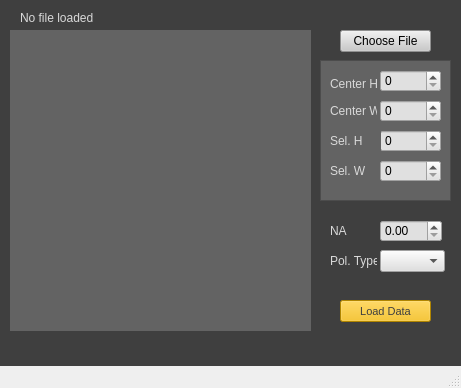
<?xml version="1.0" encoding="UTF-8"?>
<ui version="4.0">
 <class>MainWindow</class>
 <widget class="QMainWindow" name="MainWindow">
  <property name="geometry">
   <rect>
    <x>0</x>
    <y>0</y>
    <width>461</width>
    <height>388</height>
   </rect>
  </property>
  <property name="windowTitle">
   <string>MainWindow</string>
  </property>
  <property name="autoFillBackground">
   <bool>false</bool>
  </property>
  <widget class="QWidget" name="centralWidget">
   <property name="styleSheet">
    <string notr="true">background-color: rgb(63, 63, 63);
border-color: rgb(217, 217, 217);</string>
   </property>
   <widget class="QWidget" name="CanvasPlaceholder" native="true">
    <property name="geometry">
     <rect>
      <x>10</x>
      <y>30</y>
      <width>301</width>
      <height>301</height>
     </rect>
    </property>
    <property name="styleSheet">
     <string notr="true">border-color: rgb(190, 190, 190);
background-color: rgb(99, 99, 99);</string>
    </property>
   </widget>
   <widget class="QPushButton" name="chooseButton">
    <property name="geometry">
     <rect>
      <x>340</x>
      <y>30</y>
      <width>91</width>
      <height>22</height>
     </rect>
    </property>
    <property name="styleSheet">
     <string notr="true">background-color: rgb(202, 202, 202);</string>
    </property>
    <property name="text">
     <string>Choose File</string>
    </property>
   </widget>
   <widget class="QLabel" name="activeFile">
    <property name="geometry">
     <rect>
      <x>20</x>
      <y>10</y>
      <width>411</width>
      <height>16</height>
     </rect>
    </property>
    <property name="styleSheet">
     <string notr="true">color: rgb(217, 217, 217);</string>
    </property>
    <property name="text">
     <string>No file loaded</string>
    </property>
   </widget>
   <widget class="QFrame" name="roiFrame">
    <property name="geometry">
     <rect>
      <x>320</x>
      <y>60</y>
      <width>131</width>
      <height>141</height>
     </rect>
    </property>
    <property name="styleSheet">
     <string notr="true">background-color: rgb(99, 99, 99);
border-color: rgb(217, 217, 217);</string>
    </property>
    <property name="frameShape">
     <enum>QFrame::StyledPanel</enum>
    </property>
    <property name="frameShadow">
     <enum>QFrame::Raised</enum>
    </property>
    <property name="lineWidth">
     <number>1</number>
    </property>
    <property name="midLineWidth">
     <number>1</number>
    </property>
    <widget class="QSpinBox" name="spinBox">
     <property name="geometry">
      <rect>
       <x>60</x>
       <y>10</y>
       <width>61</width>
       <height>22</height>
      </rect>
     </property>
     <property name="styleSheet">
      <string notr="true">background-color: rgb(224, 224, 224);</string>
     </property>
    </widget>
    <widget class="QSpinBox" name="spinBox_2">
     <property name="geometry">
      <rect>
       <x>60</x>
       <y>40</y>
       <width>61</width>
       <height>22</height>
      </rect>
     </property>
     <property name="styleSheet">
      <string notr="true">background-color: rgb(224, 224, 224);</string>
     </property>
    </widget>
    <widget class="QSpinBox" name="spinBox_3">
     <property name="geometry">
      <rect>
       <x>60</x>
       <y>70</y>
       <width>61</width>
       <height>22</height>
      </rect>
     </property>
     <property name="styleSheet">
      <string notr="true">background-color: rgb(224, 224, 224);</string>
     </property>
    </widget>
    <widget class="QSpinBox" name="spinBox_4">
     <property name="geometry">
      <rect>
       <x>60</x>
       <y>100</y>
       <width>61</width>
       <height>22</height>
      </rect>
     </property>
     <property name="styleSheet">
      <string notr="true">background-color: rgb(224, 224, 224);</string>
     </property>
    </widget>
    <widget class="QLabel" name="label">
     <property name="geometry">
      <rect>
       <x>10</x>
       <y>13</y>
       <width>47</width>
       <height>21</height>
      </rect>
     </property>
     <property name="styleSheet">
      <string notr="true">color: rgb(217, 217, 217);</string>
     </property>
     <property name="text">
      <string>Center H</string>
     </property>
    </widget>
    <widget class="QLabel" name="label_2">
     <property name="geometry">
      <rect>
       <x>10</x>
       <y>40</y>
       <width>47</width>
       <height>21</height>
      </rect>
     </property>
     <property name="styleSheet">
      <string notr="true">color: rgb(217, 217, 217);</string>
     </property>
     <property name="text">
      <string>Center W</string>
     </property>
    </widget>
    <widget class="QLabel" name="label_3">
     <property name="geometry">
      <rect>
       <x>10</x>
       <y>70</y>
       <width>51</width>
       <height>21</height>
      </rect>
     </property>
     <property name="styleSheet">
      <string notr="true">color: rgb(217, 217, 217);</string>
     </property>
     <property name="text">
      <string>Sel. H</string>
     </property>
    </widget>
    <widget class="QLabel" name="label_4">
     <property name="geometry">
      <rect>
       <x>10</x>
       <y>100</y>
       <width>47</width>
       <height>21</height>
      </rect>
     </property>
     <property name="styleSheet">
      <string notr="true">color: rgb(217, 217, 217);</string>
     </property>
     <property name="text">
      <string>Sel. W</string>
     </property>
    </widget>
   </widget>
   <widget class="QDoubleSpinBox" name="doubleSpinBox">
    <property name="geometry">
     <rect>
      <x>380</x>
      <y>220</y>
      <width>62</width>
      <height>22</height>
     </rect>
    </property>
    <property name="styleSheet">
     <string notr="true">background-color: rgb(224, 224, 224);</string>
    </property>
   </widget>
   <widget class="QLabel" name="label_5">
    <property name="geometry">
     <rect>
      <x>330</x>
      <y>220</y>
      <width>47</width>
      <height>21</height>
     </rect>
    </property>
    <property name="styleSheet">
     <string notr="true">color: rgb(217, 217, 217);</string>
    </property>
    <property name="text">
     <string>NA</string>
    </property>
   </widget>
   <widget class="QComboBox" name="comboBox">
    <property name="geometry">
     <rect>
      <x>380</x>
      <y>250</y>
      <width>65</width>
      <height>22</height>
     </rect>
    </property>
    <property name="styleSheet">
     <string notr="true">background-color: rgb(224, 224, 224);</string>
    </property>
   </widget>
   <widget class="QLabel" name="label_6">
    <property name="geometry">
     <rect>
      <x>330</x>
      <y>250</y>
      <width>47</width>
      <height>21</height>
     </rect>
    </property>
    <property name="styleSheet">
     <string notr="true">color: rgb(217, 217, 217);</string>
    </property>
    <property name="text">
     <string>Pol. Type</string>
    </property>
   </widget>
   <widget class="QPushButton" name="loadButton">
    <property name="geometry">
     <rect>
      <x>340</x>
      <y>300</y>
      <width>91</width>
      <height>22</height>
     </rect>
    </property>
    <property name="font">
     <font>
      <family>MS Shell Dlg 2</family>
      <pointsize>8</pointsize>
      <weight>9</weight>
      <italic>false</italic>
      <bold>false</bold>
     </font>
    </property>
    <property name="styleSheet">
     <string notr="true">background-color: rgb(247, 186, 0);
color: rgb(63, 63, 63);
font: 75 8pt &quot;MS Shell Dlg 2&quot;;</string>
    </property>
    <property name="text">
     <string>Load Data</string>
    </property>
   </widget>
  </widget>
  <widget class="QMenuBar" name="menuBar">
   <property name="geometry">
    <rect>
     <x>0</x>
     <y>0</y>
     <width>461</width>
     <height>21</height>
    </rect>
   </property>
  </widget>
  <widget class="QStatusBar" name="statusBar"/>
 </widget>
 <layoutdefault spacing="6" margin="11"/>
 <resources/>
 <connections/>
</ui>
